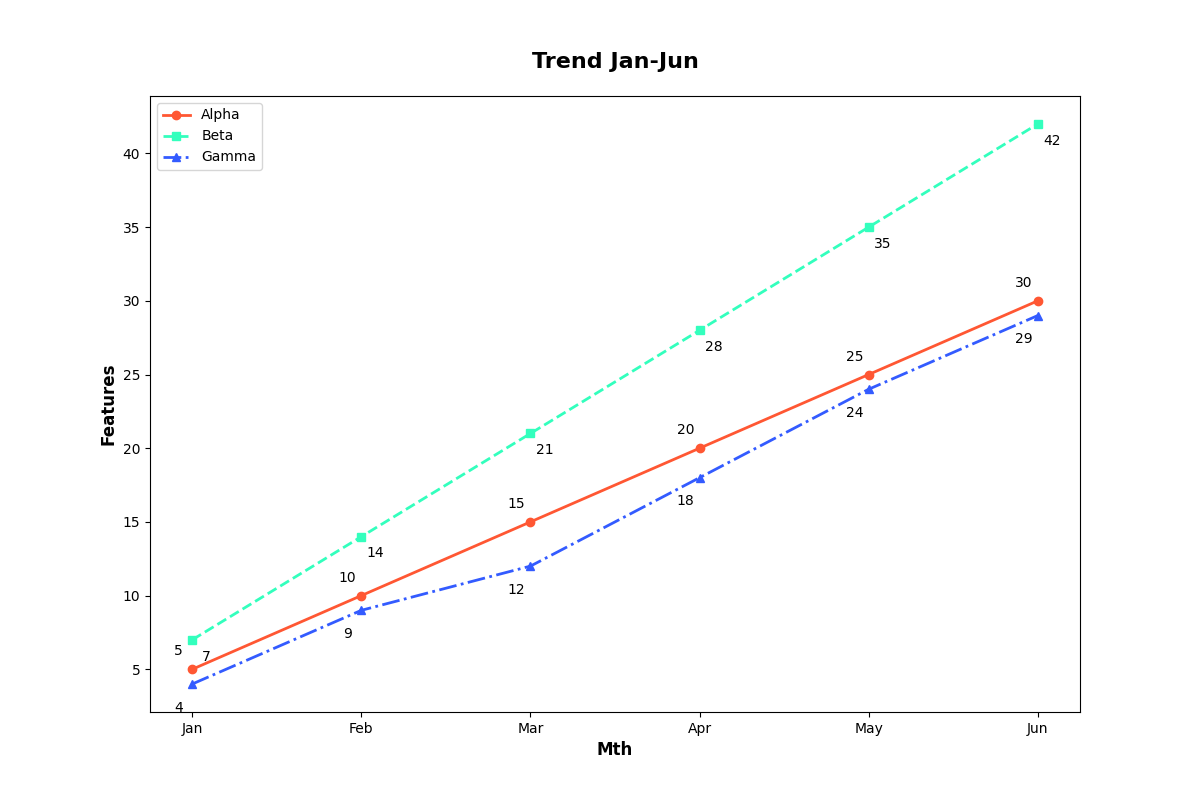

Generate this figure with Python:
import matplotlib.pyplot as plt
import numpy as np

months = np.array([1, 2, 3, 4, 5, 6])
team_alpha = np.array([5, 10, 15, 20, 25, 30])
team_beta = np.array([7, 14, 21, 28, 35, 42])
team_gamma = np.array([4, 9, 12, 18, 24, 29])

fig, ax = plt.subplots(figsize=(12, 8))

ax.plot(months, team_alpha, marker='o', linestyle='-', color='#FF5733', linewidth=2, label='Alpha')
ax.plot(months, team_beta, marker='s', linestyle='--', color='#33FFBD', linewidth=2, label='Beta')
ax.plot(months, team_gamma, marker='^', linestyle='-.', color='#335BFF', linewidth=2, label='Gamma')

for (month, alpha_feat, beta_feat, gamma_feat) in zip(months, team_alpha, team_beta, team_gamma):
    ax.annotate(f'{alpha_feat}', (month, alpha_feat), textcoords="offset points", xytext=(-10,10), ha='center')
    ax.annotate(f'{beta_feat}', (month, beta_feat), textcoords="offset points", xytext=(10,-15), ha='center')
    ax.annotate(f'{gamma_feat}', (month, gamma_feat), textcoords="offset points", xytext=(-10,-20), ha='center')

ax.set_xlabel('Mth', fontsize=12, fontweight='bold')
ax.set_ylabel('Features', fontsize=12, fontweight='bold')
ax.set_title('Trend Jan-Jun', fontsize=16, fontweight='bold', pad=20)
ax.set_xticks(months)
ax.set_xticklabels(['Jan', 'Feb', 'Mar', 'Apr', 'May', 'Jun'])
ax.legend()

plt.show()
